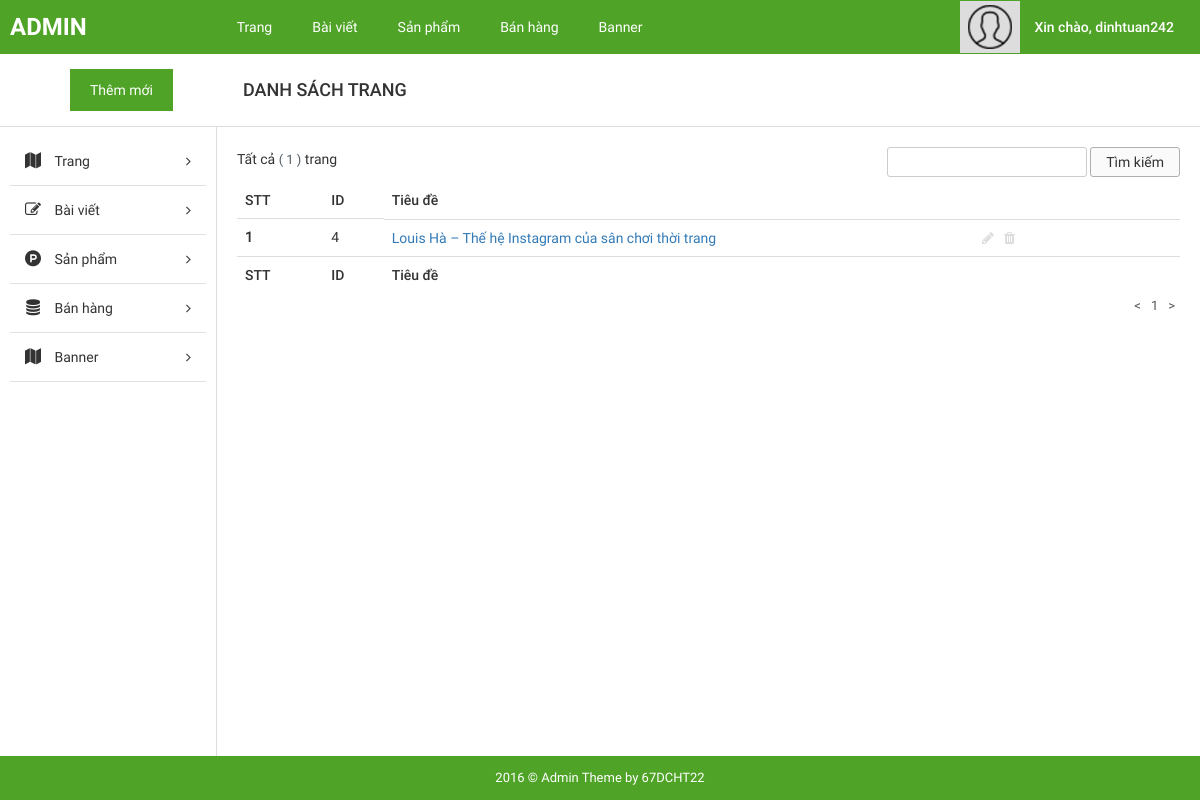
/admin/?page=list_page (signed in), run on the app's committed database.
### tables this page shows
CREATE TABLE `tbl_user` (
  `username` varchar(30) NOT NULL,
  `name` char(50) DEFAULT NULL,
  `email` varchar(200) DEFAULT NULL,
  `phone` varchar(10) DEFAULT NULL,
  `address` varchar(200) DEFAULT NULL,
  `password` varchar(10) NOT NULL
);

CREATE TABLE `tbl_page` (
  `id` int(11) NOT NULL,
  `title` varchar(100) DEFAULT NULL,
  `content` text,
  `image` varchar(100) DEFAULT NULL
);

### admin/pages/list_page.php (the view, shortened to what this page needs)
<div id="main-content-wp" class="list-post-page">
    <div class="section" id="title-page">
        <div class="clearfix">
            <a href="?page=add_page" title="" id="add-new" class="fl-left">Thêm mới</a>
            <h3 id="index" class="fl-left">Danh sách trang</h3>
        </div>
    </div>
    <div class="wrap clearfix">
        <?php require 'inc/sidebar.php'; ?>
        <div id="content" class="fl-right">
            <div class="section" id="detail-page">
                <div class="section-detail">
                    <div class="filter-wp clearfix">
                        <ul class="post-status fl-left">
                            <li class="all">Tất cả <span class="count">(
                                <?php echo mysqli_num_rows(mysqli_query($conn, "select * from tbl_page")); ?>
                            )</span> trang
                        </ul>
                        <form method="POST" action="" class="form-s fl-right">
                            <input type="text" name="s" id="s">
                            <input type="submit" name="sm_s" value="Tìm kiếm">
                        </form>
                    </div>
                    <?php
            if(isset($_GET['trang'])){
                $get_trang = $_GET['trang'];
            }
            else{
                $get_trang = '';
            }
            if ($get_trang == '' || $get_trang == 1){
                $trang = 0;
            }
            else
            {
                $trang = ($get_trang*8)-8;
            }
            ?>
                    <div class="table-responsive">
                        <table class="table list-table-wp">
                            <thead>
                                <tr>
                                    <td><span class="thead-text">STT</span></td>
                                    <td><span class="thead-text">ID</span></td>
                                    <td><span class="thead-text">Tiêu đề</span></td>
                                </tr>
                            </thead>
                            <tbody>
                                <?php
                                include("../config/dbconfig.php");
                                if (isset($_POST['s'])) {
                                    if ($_POST['s'] != '') {
                                    $s = $_POST['s'];
                                    $sql = "select * from tbl_page where id LIKE '%$s%' or title LIKE '%$s%' order by id desc limit $trang,8";
                                    }
                                    }else{
                                    $sql = "select * from tbl_page order by id desc limit $trang,8";
                                    }
                                $run = mysqli_query($conn, $sql);
                                $i = 0;
                                while ($row = mysqli_fetch_array($run)) {
                                  $i++;
                                  ;?>
                                <tr>
                                    <th scope="row"><?php echo $i;?></th>
                                    <td><span class="tbody-text"><?php echo $row["id"];?></h3></span>
                                    <td class="clearfix">
                                        <div class="tb-title fl-left">
                                            <a href="" title=""><?php echo $row["title"];?></a>
                                        </div>
                                        <ul class="list-operation fl-right">
                                            <li><a href="?page=change_page&id=<?php echo $row['id'];?>" title="Sửa" class="edit"><i class="fa fa-pencil" aria-hidden="true"></i></a></li>
                                            <li><a href="?page=delete_page&id=<?php echo $row['id'];?>" title="Xóa" class="delete"><i class="fa fa-trash" aria-hidden="true"></i></a></li>
                                        </ul>
                                    </td>
                                </tr>
                            <?php } ?>
                            </tbody>
                            <thead>
                                <tr style="font-weight: bold;">
                                    <td><span class="thead-text">STT</span></td>
                                    <td><span class="thead-text">ID</span></td>
                                    <td><span class="thead-text">Tiêu đề</span></td>
                                </tr>
                            </thead>
                        </table>
                    </div>
                </div>
            </div>
            <div class="section" id="paging-wp">
                <div class="section-detail clearfix">
                    <ul id="list-paging" class="fl-right">
                        <li>
                            <a href="" title=""><</a>
                        </li>
                        <?php
                            $sql_trang = "select * from tbl_page";
                            $run_trang = mysqli_query($conn,$sql_trang);
                            $sosanpham = mysqli_num_rows($run_trang);
                            $sotrang = ceil($sosanpham/8);
                            for($b=1;$b<=$sotrang;$b++){
                                echo '<li><a href="?page=list_page&trang='.$b.'" style="text-decoration:none">'.' '.$b.' '.'</a></li>';
                            }
                            ?>
                        <li>
                            <a href="" title="">></a>
                        </li>
                    </ul>
                </div>
            </div>
        </div>
    </div>
</div>

### admin/inc/header.php (shortened to what this page needs)
<!DOCTYPE html>
<html>
    <head>
        <link href="public/css/bootstrap/bootstrap.min.css" rel="stylesheet" type="text/css"/>
        <link href="public/css/bootstrap/bootstrap-theme.min.css" rel="stylesheet" type="text/css"/>
        <link href="public/reset.css" rel="stylesheet" type="text/css"/>
        <link href="public/css/font-awesome/css/font-awesome.min.css" rel="stylesheet" type="text/css"/>
        <link href="public/style.css" rel="stylesheet" type="text/css"/>
        <link href="public/responsive.css" rel="stylesheet" type="text/css"/>
    </head>
    <body>
        <div id="site">
            <div id="container">
                <div id="header-wp">
                    <div class="wp-inner clearfix">
                        <a href="?page=list_post" title="" id="logo" class="fl-left">ADMIN</a>
                        <ul id="main-menu" class="fl-left">
                            <li>
                                <a href="?page=list_page" title="">Trang</a>
                            </li>
                            <li>
                                <a href="?page=list_post" title="">Bài viết</a>
                            </li>
                            <li>
                                <a href="?page=list_product" title="">Sản phẩm</a>
                            </li>
                            <li>
                                <a href="?page=list_order" title="">Bán hàng</a>
                            </li>
                            <li>
                                <a href="?page=list_banner" title="">Banner</a>
                            </li>
                        </ul>
                        <div id="dropdown-user" class="dropdown dropdown-extended fl-right">
                            <button class="dropdown-toggle clearfix" type="button"  data-toggle="dropdown" aria-haspopup="true" aria-expanded="true">
                                <div id="thumb-circle" class="fl-left">
                                    <img src="public/images/img-admin.png">
                                </div>
                                <?php
                                    include("../config/dbconfig.php");
                                    $email = $_SESSION['email'];
                                    $sql = "SELECT * from tbl_user where email = '$email'";
                                    $run = mysqli_query($conn, $sql);
                                    $row = mysqli_fetch_array($run);
                                ;?>
                                <h3 id="account" class="fl-right">Xin chào, <?php echo $row["username"];?></h3>
                            </button>
                        </div>
                    </div>
                </div>

### admin/public/css/import/global.css (style rules this page uses)
body { font-family: "Roboto Regular"; font-size: 14px; line-height: 24px; color: #333; }
.fl-left { float: left; }
.fl-right { float: right; }
img { max-width: 100%; height: auto; display: block; }
ul li { list-style: none!important; }
a { text-decoration: none!important; }
.dropdown .dropdown-toggle { background: none; border: none; outline: none; }

### admin/public/css/import/list_post.css (style rules this page uses)
#header-wp { background: #4fa327; }
#main-menu { margin-left: 120px; }
#main-menu li { float: left; }
#main-menu li a { display: block; color: #fff; padding: 15px 20px; }
#logo { font-family: 'Roboto Bold'; font-weight: normal; color: #fff; font-size: 24px; padding: 15px 10px; }
#thumb-circle { display: block; padding: 4px 8px; background: #ddd; }
#account { font-family: 'Roboto Medium'; font-weight: normal; color: #fff; padding: 14px 20px 14px 14px; }
#content { width: 82%; border-left: 1px solid #ddd; padding: 20px; }
#title-page { border-bottom: 1px solid #ddd; }
#add-new { display: inline-block; color: #fff; background: #4fa327; padding: 9px 20px; margin: 15px 70px; }
#index { font-family: 'Roboto Medium'; font-weight: normal; text-transform: uppercase; font-size: 18px; padding: 24px 0px; }
.list-table-wp thead tr td { font-family: 'Roboto Medium'; font-weight: normal; }
.list-operation li { float: left; }
.list-operation li a { display: block; padding: 0px 5px; color: #ddd; }
.tb-title { width: 75%; display: -webkit-box; -webkit-line-clamp: 1; -moz-line-clamp: 1; -o-line-clamp: 1; -webkit-box-orient: vertical; -moz-box-orient: vertical; -o-box-orient: vertical; max-height: 100%; overflow: hidden; }
.list-operation { width: 25%; }
#list-paging li { float: left; }
#list-paging li a { display: inline-block; color: #555; font-size: 13px; padding: 0px 5px; }
#main-menu > li { position: relative; }
.filter-wp { margin-bottom: 5px; }
.post-status li { float: left; font-size: 14px; margin-right: 5px; }
.post-status li .count { color: #555d66; font-size: 13px; display: inline-block; }
.form-s input[type="text"], .form-actions select { border-radius: 3px; border: 1px solid #ccc; padding: 2px 10px; }
.form-s input[type="submit"], .form-actions input[type="submit"] { border-radius: 3px; border: 1px solid #afafaf; padding: 2px 15px; background: #fafafa; }

### admin/public/css/import/detail_order.css (style rules this page uses)
.table { margin-bottom: 0!important; }

### data on the page
tbl_user: username "dinhtuan242"
tbl_page: id "4", title "Louis Hà – Thế hệ Instagram của sân chơi thời trang"

### other printed values
mysqli_num_rows(mysqli_query($conn, "select * from tbl_page")) "1"
